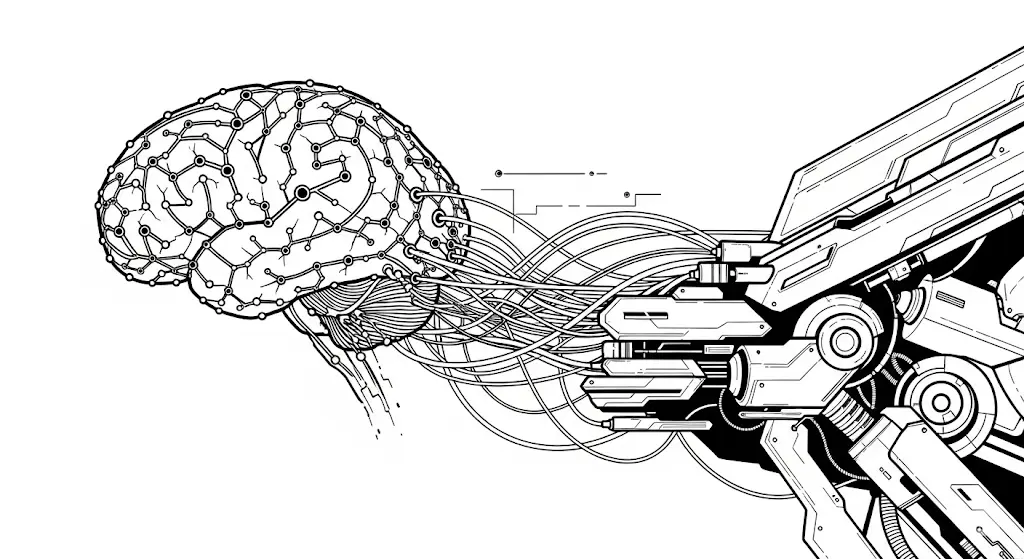
#> input picture staticfiles/img/main.webp, 1024 x 559 px, found by its file name
$ python optimize_images.py
#> lines starting #> are read from the running program, lines starting #| are printed output that depends on the picture
#!/usr/bin/env python3
# -*- coding: utf-8 -*-
"""
Script para optimizar imágenes y crear versiones responsivas
"""
from PIL import Image
import os
import sys

# Configurar la salida para UTF-8
if sys.platform == 'win32':
    import io
    sys.stdout = io.TextIOWrapper(sys.stdout.buffer, encoding='utf-8')

def optimize_main_image():
    """Optimiza la imagen principal main.webp"""
    print("Optimizando main.webp...")

    input_path = 'static/img/main.webp'

    if not os.path.exists(input_path):
        print(f"[X] No se encontro {input_path}")
        return

    try:
        img = Image.open(input_path)
#> img is the input picture: PIL image 1024x559 RGB; mean R, G, B 220, 220, 219.9
        print(f"[OK] Imagen original: {img.size[0]}x{img.size[1]}px")
#| [OK] Imagen original: 1024x559px

        # Crear versiones optimizadas
        sizes = [
            (400, 218, 'main-400.webp', 'moviles'),
            (668, 364, 'main-668.webp', 'tablets/PC'),
            (1024, 559, 'main-1024.webp', 'pantallas grandes')
        ]

        for width, height, filename, description in sizes:
            output_path = f'static/img/{filename}'
            resized = img.resize((width, height), Image.Resampling.LANCZOS)
            resized.save(output_path, 'WEBP', quality=85, method=6)
            file_size = os.path.getsize(output_path) / 1024
            print(f"[OK] Creado {filename} ({width}x{height}px) - {file_size:.1f} KB - para {description}")
#> this loop made 3 passes
#> pass 1, in optimize_main_image, `resized = img.resize((width, height), Image.Resampling.LANCZOS)`:
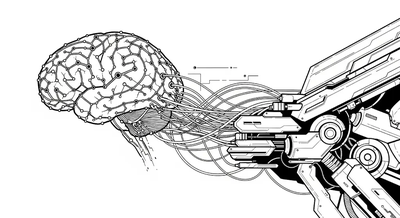
#> resized: PIL image 400x218 RGB; mean R, G, B 219.3, 219.3, 219.2
#> pass 2, in optimize_main_image, `resized = img.resize((width, height), Image.Resampling.LANCZOS)`:
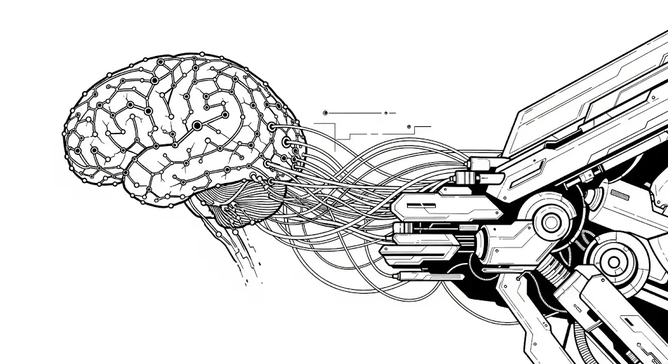
#> resized: PIL image 668x364 RGB; mean R, G, B 219.6, 219.6, 219.5

        print("[EXITO] main.webp optimizado correctamente\n")

    except Exception as e:
        print(f"[ERROR] Error al optimizar main.webp: {e}\n")

def optimize_logo():
    """Optimiza el logo iacol_logo_horizontal.png"""
    print("Optimizando iacol_logo_horizontal.png...")

    input_path = 'static/img/iacol_logo_horizontal.png'

    if not os.path.exists(input_path):
        print(f"[X] No se encontro {input_path}")
        return

    try:
        img = Image.open(input_path)
        print(f"[OK] Logo original: {img.size[0]}x{img.size[1]}px")

        # Crear versiones optimizadas
        sizes = [
            (130, 28, 'iacol_logo_horizontal-130.png', 'PC'),
            (227, 49, 'iacol_logo_horizontal-227.png', 'moviles'),
            (260, 56, 'iacol_logo_horizontal-260.png', 'tablets'),
            (932, 201, 'iacol_logo_horizontal-932.png', 'pantallas retina')
        ]

        for width, height, filename, description in sizes:
            output_path = f'static/img/{filename}'
            resized = img.resize((width, height), Image.Resampling.LANCZOS)
            resized.save(output_path, 'PNG', optimize=True)
            file_size = os.path.getsize(output_path) / 1024
            print(f"[OK] Creado {filename} ({width}x{height}px) - {file_size:.1f} KB - para {description}")

        print("[EXITO] Logo optimizado correctamente\n")

    except Exception as e:
        print(f"[ERROR] Error al optimizar logo: {e}\n")

if __name__ == '__main__':
    print("=" * 60)
    print("OPTIMIZACION DE IMAGENES PARA IACOL WEBSITE")
    print("=" * 60)
    print()

    optimize_main_image()
    optimize_logo()

    print("=" * 60)
    print("[EXITO] PROCESO COMPLETADO")
    print("=" * 60)
    print("\nProximos pasos:")
    print("1. Actualizar templates/home.html con srcset para main.webp")
    print("2. Actualizar templates/base.html con srcset para el logo")

$ run again, with staticfiles/img/brain.webp copied over staticfiles/img/main.webp
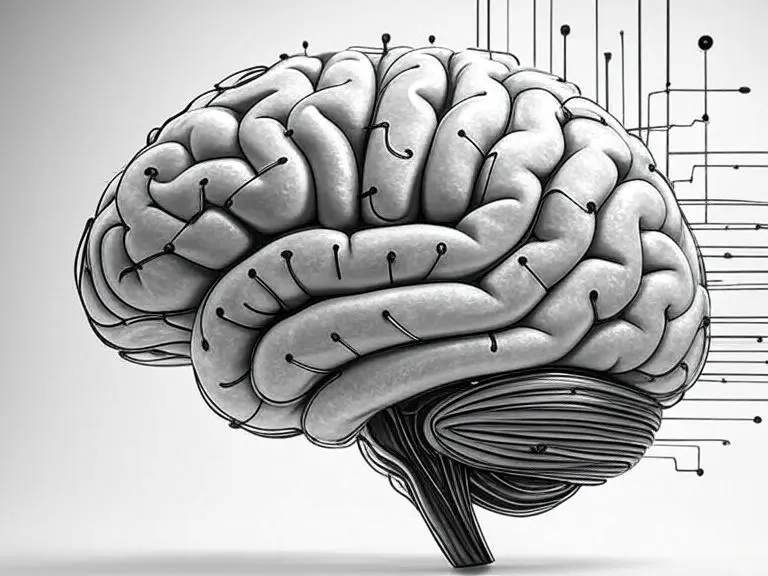
#> input picture staticfiles/img/brain.webp, 768 x 576 px, found by its file name
#> in optimize_main_image, img is the input picture: PIL image 768x576 RGB; mean R, G, B 179.3, 179.5, 179.4
#| [OK] Imagen original: 768x576px
#> the loop in optimize_main_image, `for width, height, filename, description in sizes:` made 3 passes
#> pass 1, in optimize_main_image, `resized = img.resize((width, height), Image.Resampling.LANCZOS)`:
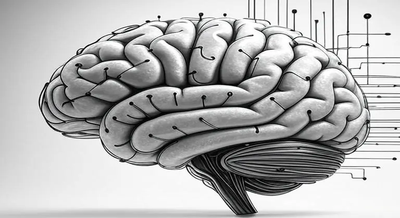
#> resized: PIL image 400x218 RGB; mean R, G, B 179.3, 179.4, 179.4
#> pass 3, in optimize_main_image, `resized = img.resize((width, height), Image.Resampling.LANCZOS)`:
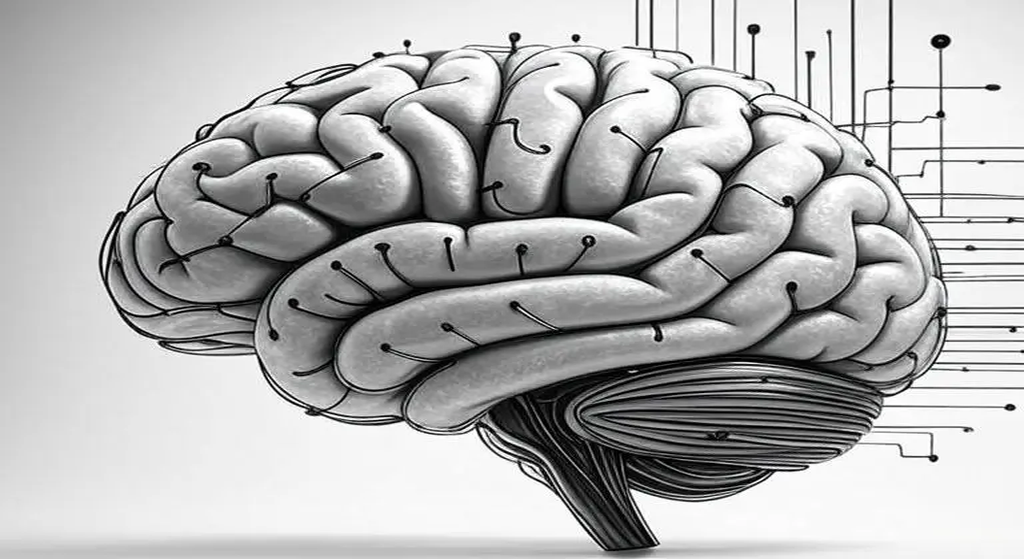
#> resized: PIL image 1024x559 RGB; mean R, G, B 179.3, 179.5, 179.4
